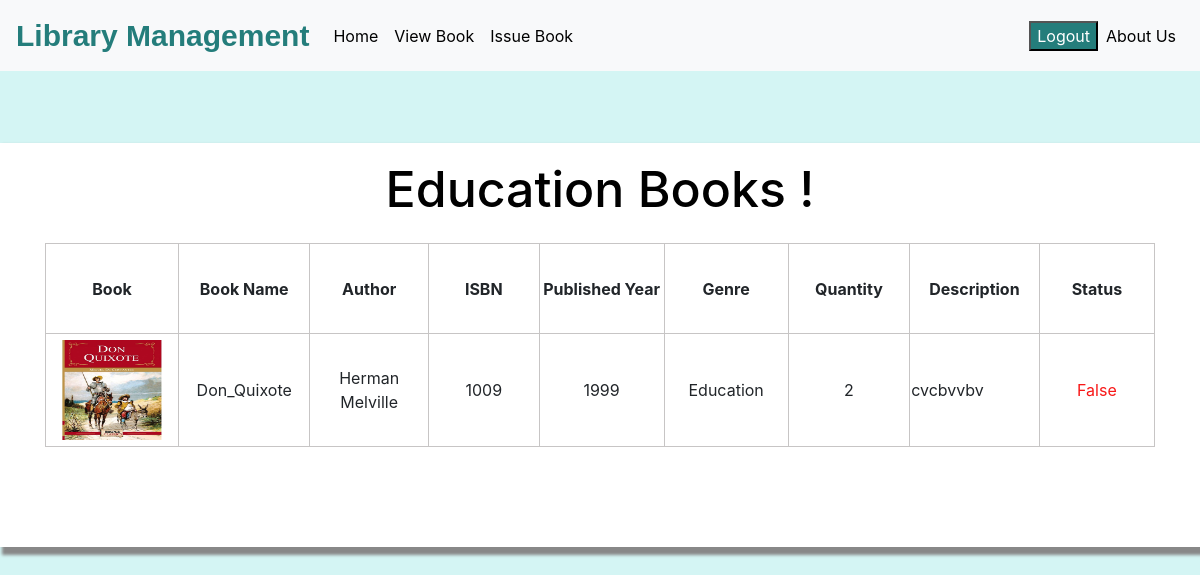
The page /viewbookedu_view on the database as committed earlier.
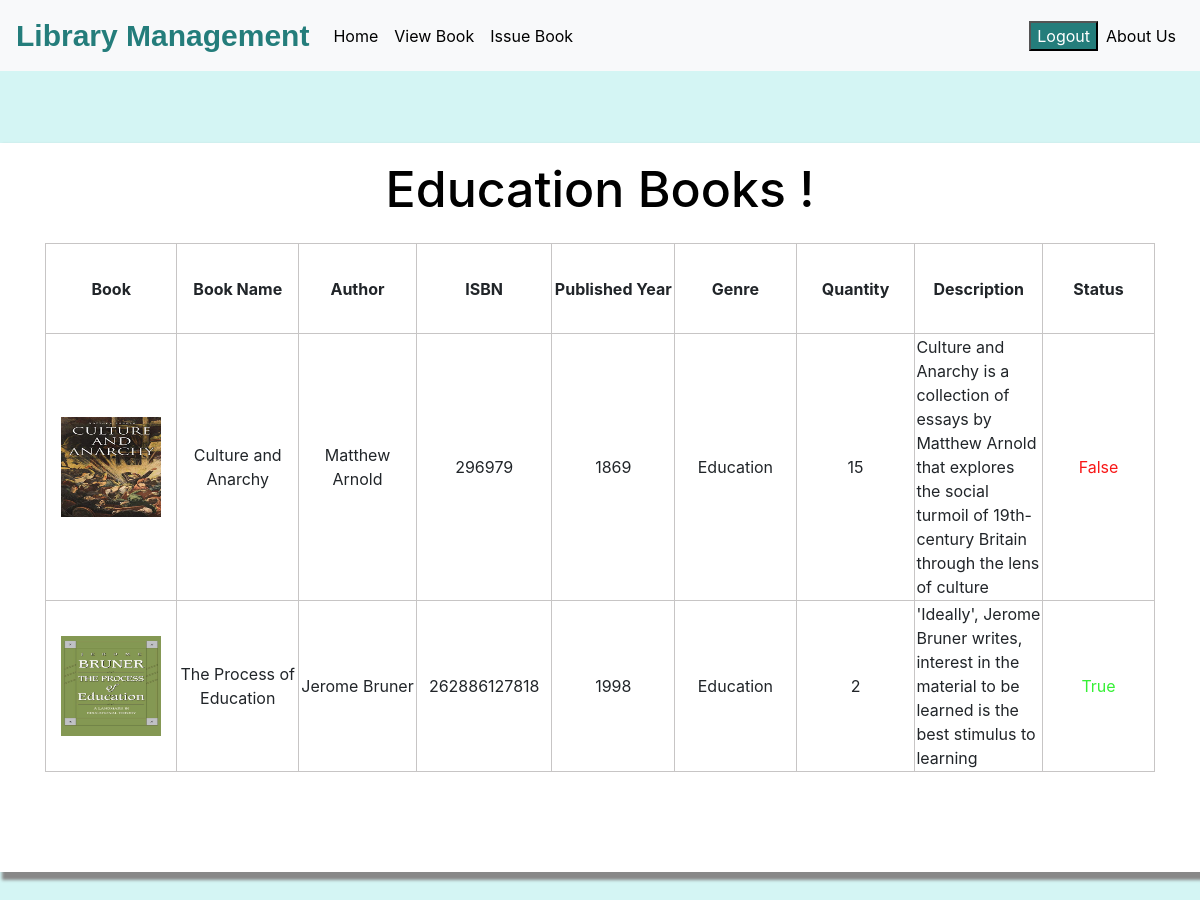
The same page on the database as committed later.
### library/models.py (models this page shows, shortened)
class Book(models.Model):
    catchoice= [
        ('Education', 'Education'),
        ('Entertainment', 'Entertainment'),
        ('Comics', 'Comics'),
        ('Biography', 'Biographie'),
        ('History', 'History'),
        ('Romantic','Romantic'),
        ('Manipulation','Manipulation'),
        ('Fantacy','Fantacy'),
        ]
    name=models.CharField(max_length=30)
    image=models.ImageField(upload_to="images",null="True")
    isbn=models.PositiveIntegerField()
    author=models.CharField(max_length=40)
    description=models.TextField(null=True)
    category=models.CharField(max_length=30,choices=catchoice,default='Education')
    borrowsatus=models.BooleanField(default=False,null=True)
    published_year=models.TextField(null=True)
    quantity=models.TextField(null=True)
    accession_number =models.CharField(max_length=8, unique=True, blank=True, null=True)

### library/views.py (the view, shortened to what this page needs)
# urls.py: path('viewbookedu_view',views.viewedubook_view,name="viewedubook"),
def viewedubook_view(request):
    if models.Book.objects.filter(category ="Education"):
        data1=models.Book.objects.filter(category ="Education")
        query = request.GET.get('q', '')
        context = {
            "data1":data1,
            'query': query
        }
        return render(request, 'library/viewedubook.html',context)
    else:
        return render(request, 'library/viewedubook.html')

### templates/library/viewedubook.html (shortened to what this page needs)
<!DOCTYPE html>
{% load static %}
<html lang="en">
<head>
	<link href="https://cdn.jsdelivr.net/npm/bootstrap@5.3.3/dist/css/bootstrap.min.css" rel="stylesheet">
</head>
<body style="background-color:#d4f5f4 ;">
  {% include "library/navbarcategory.html" %}
  <br><br>
  <br>
        <div class="main">
          <div class="container-fluid" id="fluid">
          <h3 class="p-3 mb-2  text-black" style = 'font-size: 50px;text-align:center;'>Education Books !</h3>
<div class="container" id="cont">
  {% if data1 %}
           <table>
            <tr >
                <th><center>Book</center></th>
                <th><center>Book Name</center></th>
                <th><center>Author</center></th>
                <th><center>ISBN</center></th>
                <th><center>Published Year</center></th>
                <th><center>Genre</center></th>
                <th><center>Quantity</center></th>
                <th><center>Description</center></th>
                <th><center>Status</center></th>
            </tr>
            {% for book in data1 %}
            <tr>
              <td>
                {% if book.image %}
                <img src="{{book.image.url}}" alt="no_image" height="100px" width="100px" style="margin-top: 5px;margin-bottom: 5px;">
                {%endif%}
              </td>
              <td>{{book.name}}</td>
              <td>{{book.author}}</td>
              <td>{{book.isbn}}</td>
              <td>{{book.published_year}}</td>
              <td>{{book.category}}</td>
              <td>{{book.quantity}}</td>
              <td id="des">{{book.description}}</td>
              <td>
                {% if book.borrowsatus == True %}
                <span style="color: rgb(53, 240, 53);">{{book.borrowsatus}}</span>
                {%else%}
                <span style="color: rgb(248, 23, 23);">{{book.borrowsatus}}</span>
                {%endif%}
              </td>
            </tr>
            {% endfor %}
           </table>
           {%else%}
           <h1 style="text-align: center;">No books found under this category</h1>
           {%endif%}
           <div class="container-fluid" id="bot"></div>
          </div>
          </div>
        </div>
</body>
</html>

Rows that differ between the two databases and show on the page:
no longer on this page (row edited): Book: image (picture), name "Don_Quixote", author "Herman Melville", isbn "1009", published_year "1999", category "Education", quantity "2", description "cvcbvvbv", borrowsatus "False"
now on this page (row edited): Book: image (picture), name "Culture and Anarchy", author "Matthew Arnold", isbn "296979", published_year "1869", category "Education", quantity "15", description "Culture and Anarchy is a collection of essays by Matthew Arnold that explores the social turmoil of 19th-century Britain through the lens of culture", borrowsatus "False"
now on this page (row edited): Book: image (picture), name "The Process of Education", author "Jerome Bruner", isbn "262886127818", published_year "1998", category "Education", quantity "2", description "'Ideally', Jerome Bruner writes, interest in the material to be learned is the best stimulus to learning", borrowsatus "True"
